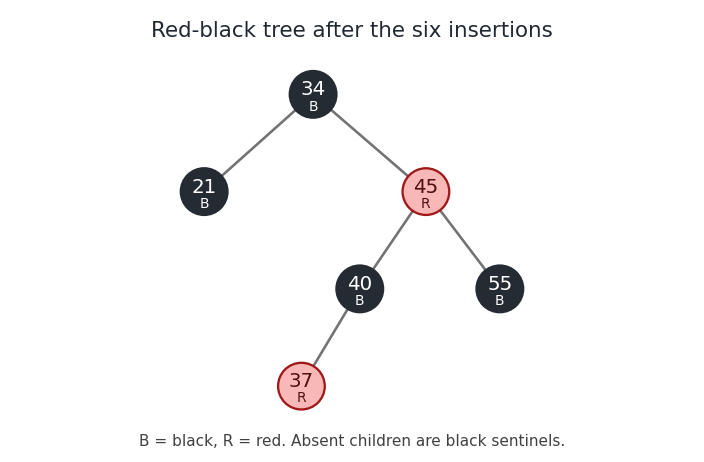

Write Python code to recreate this figure.
"""Draw the final insertion tree; write the PNG to the current directory.

Tested with the Python, NumPy and Matplotlib versions in the root pyproject.toml.
This is an original diagram, not an image extracted from the examination paper.
"""

from pathlib import Path

from matplotlib.backends.backend_agg import FigureCanvasAgg
from matplotlib.figure import Figure
from matplotlib.patches import Circle


def main():
    figure = Figure(figsize=(6.4, 4.2), dpi=110, facecolor="white")
    FigureCanvasAgg(figure)
    ax = figure.add_axes((0.02, 0.08, 0.96, 0.80))
    positions = {
        34: (0.40, 3.0),
        21: (0.12, 2.0),
        45: (0.69, 2.0),
        40: (0.52, 1.0),
        55: (0.88, 1.0),
        37: (0.37, 0.0),
    }
    edges = ((34, 21), (34, 45), (45, 40), (45, 55), (40, 37))
    red = {45, 37}
    # Draw in data coordinates with a matching aspect ratio, keeping nodes round.
    for parent, child in edges:
        x1, y1 = positions[parent]
        x2, y2 = positions[child]
        ax.plot((4 * x1, 4 * x2), (y1, y2), color="#737373", lw=1.7)
    for key, (x, y) in positions.items():
        is_red = key in red
        ax.add_patch(Circle((4 * x, y), 0.24,
                            facecolor="#f8b8b8" if is_red else "#252b33",
                            edgecolor="#a01818" if is_red else "#252b33",
                            linewidth=1.5, zorder=3))
        ax.text(4 * x, y + 0.045, str(key), ha="center", va="center",
                color="#501010" if is_red else "white", fontsize=13, zorder=4)
        ax.text(4 * x, y - 0.125, "R" if is_red else "B",
                ha="center", va="center",
                color="#501010" if is_red else "white", fontsize=9, zorder=4)
    ax.set(xlim=(-0.05, 4.05), ylim=(-0.40, 3.40), aspect="equal")
    ax.axis("off")
    figure.text(0.5, 0.955, "Red-black tree after the six insertions",
                ha="center", va="top", fontsize=14, color="#202832")
    figure.text(0.5, 0.035, "B = black, R = red. Absent children are black sentinels.",
                ha="center", fontsize=10, color="#414141")
    figure.savefig(Path.cwd() / "algorithms-red-black-insertion.png",
                   dpi=110, facecolor="white", transparent=False)


if __name__ == "__main__":
    main()
